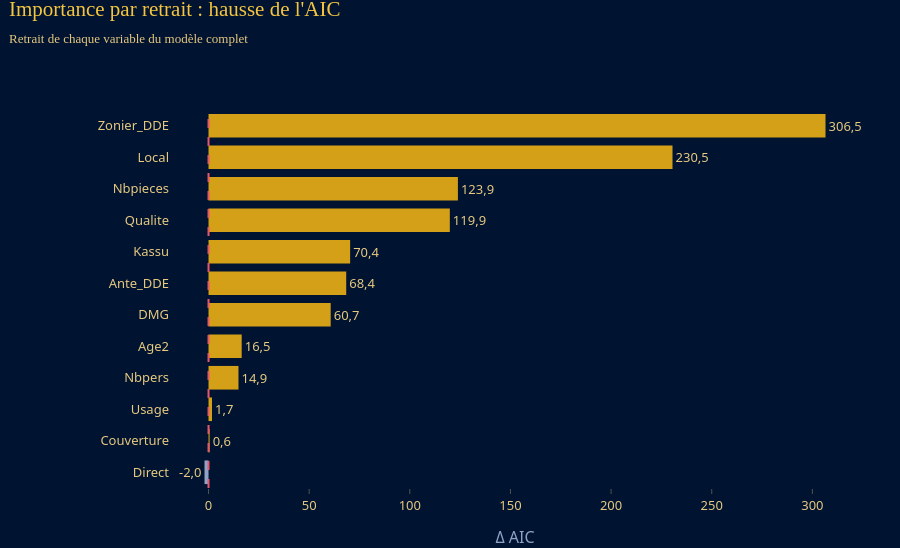

The notebook cell this image was saved under:
### Markdown cell above
<h3 style="color:#F5C542; font-family:'Playfair Display',Georgia,serif; border-bottom:2px solid #D4A017; padding-bottom:6px;">1. Variables triées par importance (retrait une à une)</h3>

### Code cell
display(imp.style.format({"Δ Déviance": "{:,.1f}", "Δ AIC": "{:,.1f}", "p-value": "{:.2e}"}))
GR.importance_barres(imp, "Variable", "Δ AIC", "Importance par retrait : hausse de l'AIC",
                     "Retrait de chaque variable du modèle complet", seuil=0).show()

### Figure 1 — Plotly figure (JSON) as saved in the notebook; plotly's stock layout.template omitted (floating-point values rounded to 4 significant figures)
{"data": [{"cliponaxis": false, "hovertemplate": "%{y}<br>Δ AIC : %{x:,.1f}<extra></extra>", "marker": {"color": ["#8FA3C7", "#D4A017", "#D4A017", "#D4A017", "#D4A017", "#D4A017", "#D4A017", "#D4A017", "#D4A017", "#D4A017", "#D4A017", "#D4A017"]}, "orientation": "h", "text": ["-2,0", "0,6", "1,7", "14,9", "16,5", "60,7", "68,4", "70,4", "119,9", "123,9", "230,5", "306,5"], "textfont": {"color": "#E7C980"}, "textposition": "outside", "type": "bar", "x": [-1.999, 0.551, 1.739, 14.88, 16.48, 60.7, 68.41, 70.35, 119.9, 123.9, 230.5, 306.5], "y": ["Direct", "Couverture", "Usage", "Nbpers", "Age2", "DMG", "Ante_DDE", "Kassu", "Qualite", "Nbpieces", "Local", "Zonier_DDE"]}], "layout": {"height": 548, "margin": {"l": 170}, "shapes": [{"line": {"color": "#E8566C", "dash": "dash"}, "type": "line", "x0": 0, "x1": 0, "xref": "x", "y0": 0, "y1": 1, "yref": "y domain"}], "title": {"text": "Importance par retrait : hausse de l'AIC<br><span style='font-size:13px;color:#E7C980;font-family:Montserrat, 'Segoe UI', Helvetica, Arial, sans-serif'>Retrait de chaque variable du modèle complet</span>"}, "xaxis": {"title": {"text": "Δ AIC"}}, "yaxis": {"showgrid": false}}}
